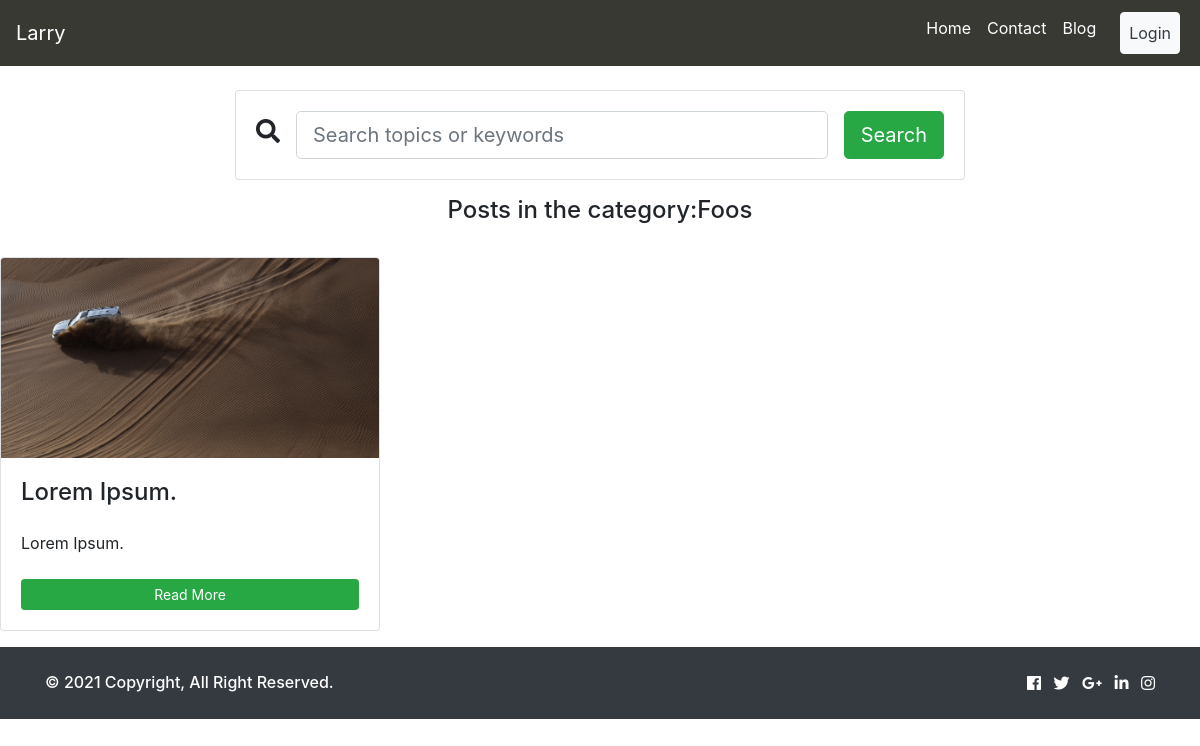
The app's page /posts/category/12, older data.
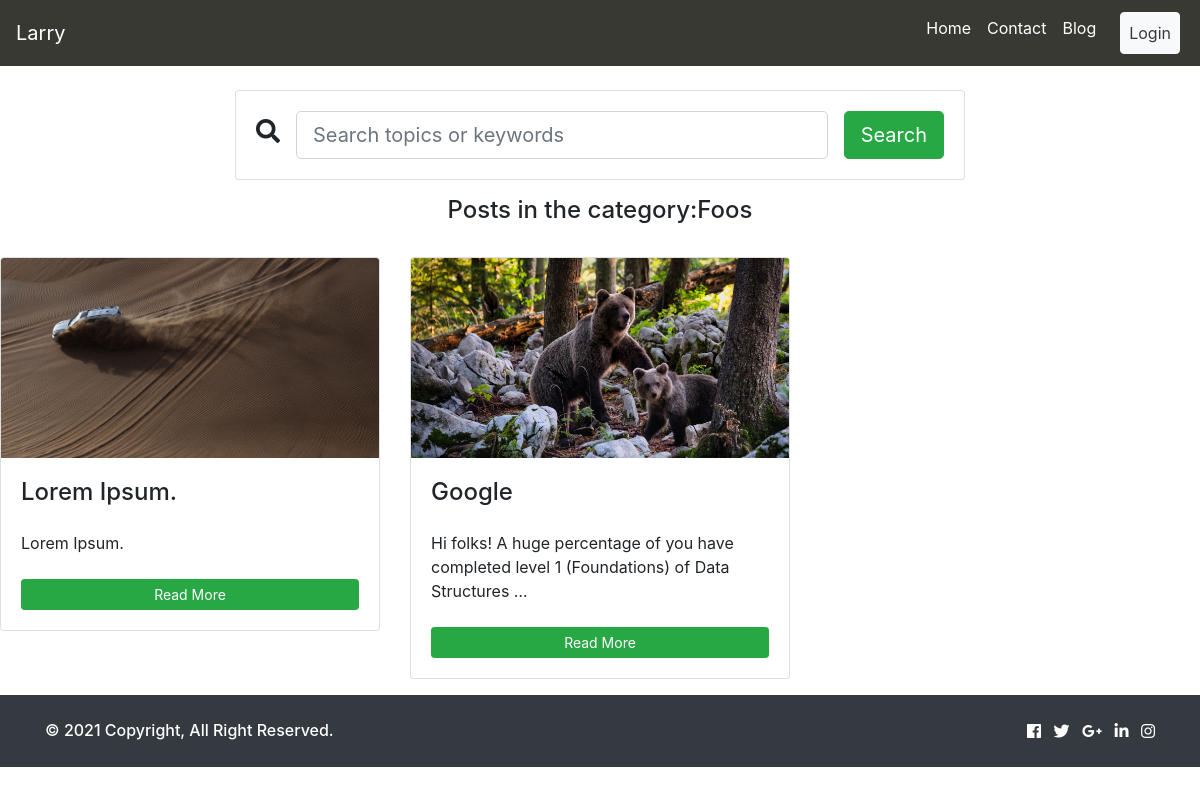
The same page, newer data.
### blog/models.py (models this page shows, shortened)
class Post(models.Model):
    tittle = models.CharField(max_length= 100)
    message = models.TextField()
    likes = models.IntegerField(default=0,blank=True)
    dislikes = models.IntegerField(default=0,blank=True)
    slug = models.SlugField(max_length=200)
    image_url = models.ImageField()
    views = models.IntegerField(default=0,blank=True)
    keywords = models.TextField()
    Category = models.ForeignKey(Category,on_delete=models.CASCADE,blank=True,null=False)
    user = models.ForeignKey(User,on_delete=models.CASCADE,blank=True,null=False)
    created_at = models.DateTimeField(auto_now_add=True)
    updated_at = models.DateTimeField(auto_now=True)
    class Meta:
        verbose_name_plural = 'Post'

### blog/views.py (the view)
# urls.py: path('posts/category/<id>',views.getCategoryPosts,name="category_posts"),
def getCategoryPosts(request,id):
    category = Category.objects.get(pk =  id)
    posts = Post.objects.filter(Category= category.id)
    category.views += 1
    category.save()
    context = {
        'posts' : posts,
        'all_categories' : Category.objects.all(),
        'tittle' : "Posts in the category:"+category.name,
    }
    return render(request,'blog/blog.html',context)

### blog/templates/blog/blog.html (shortened to what this page needs)
{% extends 'blog/base.html' %}
{% block 'content' %}
<div class="container">
    <br/>
	<div class="row justify-content-center">
                        <div class="col-12 col-md-10 col-lg-8">
                            <form class="card card-sm">
                                <div class="card-body row no-gutters align-items-center">
                                    <div class="col-auto">
                                        <i class="fas fa-search h4 text-body mr-3"></i>
                                    </div>
                                    <div class="col">
                                        <input class="form-control form-control-lg form-control-borderless" type="search" placeholder="Search topics or keywords">
                                    </div>
                                    <div class="col-auto">
                                        <button class="btn btn-lg btn-success ml-3" type="submit">Search</button>
                                    </div>
                                </div>
                            </form>
                        </div>
                    </div>
</div>
<h4 class="text-center my-3 "> {{tittle}} </h4>
<div class="row">
    {% include 'blog/simple-posts.html' %}
  </div>
{%endblock%}

### blog/templates/blog/simple-posts.html
{% for post in posts %}
<div class="col-lg-4 col-sm-12 col-md-4">
  <div class="card my-3">
      <img class="card-img-top" src=" {{post.image_url.url}}" style="max-height: 200px; object-fit: cover;">
    <div class="card-body">
      <h4>{{post.tittle }}</h4>
      <p class="my-4 ">{{post.message | truncatewords:15 }}</p>
    <a href=" {% url 'post_detail' post.id %} " class="btn btn-success btn-sm w-100">Read More </a>
    </div>
  </div>
</div>
{%endfor%}

Row changes from the older to the newer data that the page shows:
added Post: image_url (picture), tittle "Google", message "Hi folks! A huge percentage of you have completed level 1 (Foundations) of Data Structures …"
